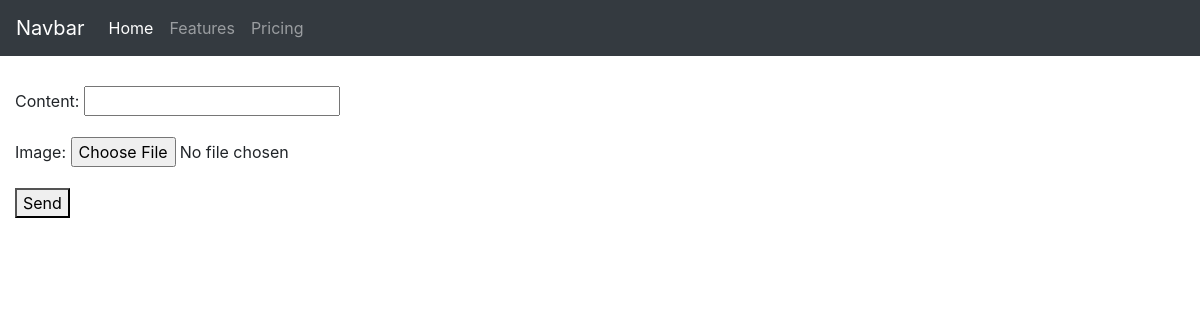
The app's page / (signed in), older data.
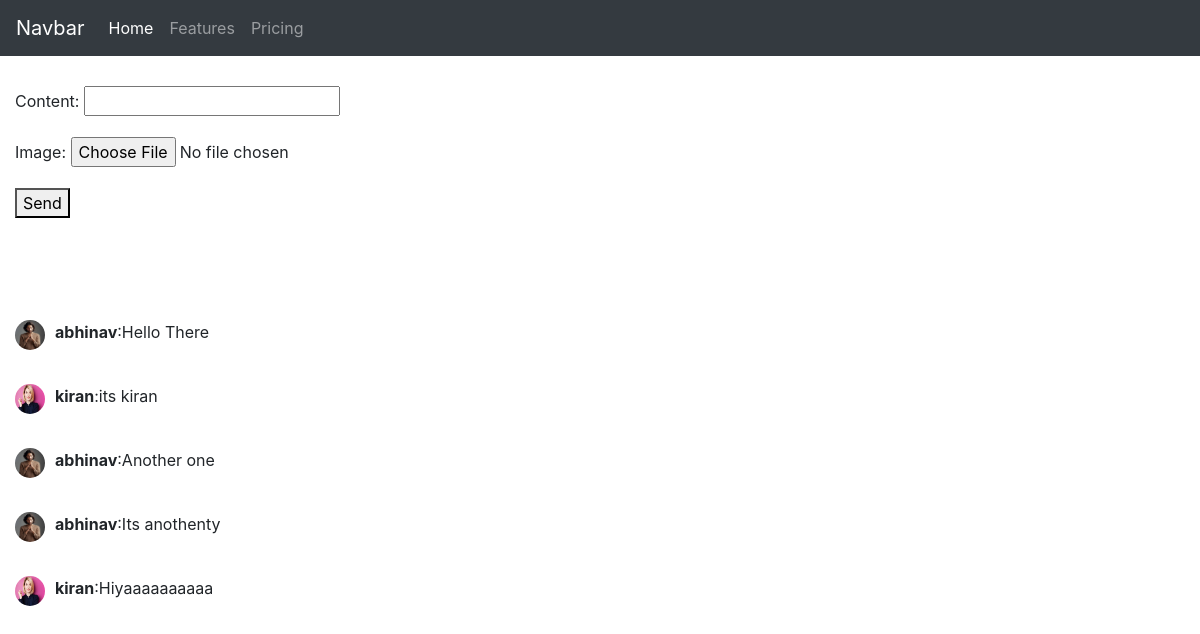
The same page, newer data.
### Post/models.py (models this page shows, shortened)
class UserPOST(models.Model):
    user=models.ForeignKey(User,default=1,on_delete=models.CASCADE)
    content=models.CharField(max_length=255, blank=True)
    image=models.ImageField(upload_to='post_image/',blank=True)
    timestamp=models.DateTimeField(auto_now_add=True)

### Account/models.py (models this page shows, shortened)
class UserProfile(models.Model):
	user=models.OneToOneField(User,on_delete=models.CASCADE)
	profilePic=models.ImageField(upload_to='profile_image/',blank=True)

### SocialApp/views.py (the view)
# urls.py: 2. Add a URL to urlpatterns:  path('', views.home, name='home')
@login_required(login_url='/account')
def home(request):
	form=UserFormModelPost(request.POST or None, request.FILES or None)
	if(form.is_valid()):
		obj=form.save(commit=False)
		obj.user=request.user
		obj.save()
		form=UserFormModelPost()
	qs=UserPOST.objects.all()
	context={"querySet":qs,"form":form}
	return render(request,"home.html",context)

### Post/forms.py
class UserFormModelPost(forms.ModelForm):
    class Meta:
        model=UserPOST
        fields='__all__'
        exclude=('user',)

### templates/home.html (shortened to what this page needs)
{% include 'base.html' %}
{% include 'navbar.html' %}
{% block body %}
<div class="container">
<form method="POST" action="/" enctype="multipar/form-data">{% csrf_token %}
    {{ form.as_p }}
<button type='submit'>Send</button>
  </form>
</div><br><br><br>
<div class="container">
{% for qs in querySet %}
  <img src="{{ qs.user.userprofile.profilePic.url }}" id="profileImage">
  <p><b>{{ qs.user }}</b>:{{ qs.content }}</p><br>
{% endfor %}
</div>
{% endblock %}

### templates/base.html (shortened to what this page needs)
<!DOCTYPE html>
<html lang="en">
  <head>
    <link rel="stylesheet" href="https://stackpath.bootstrapcdn.com/bootstrap/4.4.1/css/bootstrap.min.css">
  </head>
  <body>
  </body>
</html>

### Account/templates/navbar.html (shortened to what this page needs)
<nav class="navbar navbar-expand-lg navbar-dark bg-dark">
  <a class="navbar-brand" href="#">Navbar</a>
  <div class="collapse navbar-collapse" id="navbarNavDropdown">
    <ul class="navbar-nav">
      <li class="nav-item active">
        <a class="nav-link" href="#">Home <span class="sr-only">(current)</span></a>
      </li>
      <li class="nav-item">
        <a class="nav-link" href="#">Features</a>
      </li>
      <li class="nav-item">
        <a class="nav-link" href="#">Pricing</a>
      </li>
    </ul>
  </div>
</nav>

### templates/home.html (style rules this page uses)
#profileImage { float:left; margin-right:10px; width:30px; height:30px; border-radius:50%; }
.container { margin-left:0px; margin-top:30px; }

Row changes from the older to the newer data that the page shows:
added UserPOST: user.userprofile.profilePic (picture), user "abhinav", content "Hello There"
added UserPOST: user.userprofile.profilePic (picture), user "kiran", content "its kiran"
added UserPOST: user.userprofile.profilePic (picture), user "abhinav", content "Another one"
added UserPOST: user.userprofile.profilePic (picture), user "abhinav", content "Its anothenty"
added UserPOST: user.userprofile.profilePic (picture), user "kiran", content "Hiyaaaaaaaaaa"
